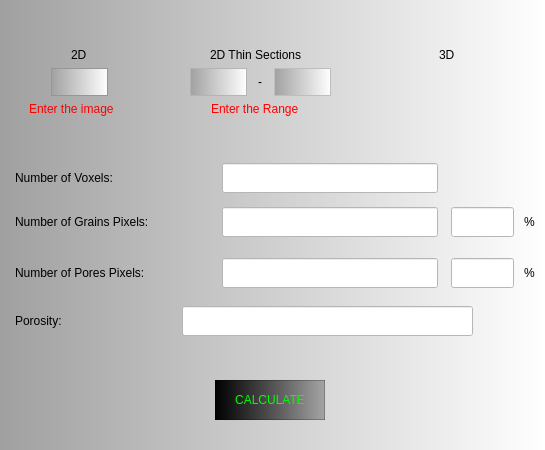
<?xml version="1.0" encoding="UTF-8"?>
<ui version="4.0">
 <class>screen_info</class>
 <widget class="QMainWindow" name="screen_info">
  <property name="geometry">
   <rect>
    <x>0</x>
    <y>0</y>
    <width>545</width>
    <height>450</height>
   </rect>
  </property>
  <property name="minimumSize">
   <size>
    <width>545</width>
    <height>450</height>
   </size>
  </property>
  <property name="maximumSize">
   <size>
    <width>545</width>
    <height>450</height>
   </size>
  </property>
  <property name="windowTitle">
   <string>Image Information</string>
  </property>
  <property name="windowIcon">
   <iconset>
    <normaloff>FotoJet.png</normaloff>FotoJet.png</iconset>
  </property>
  <property name="styleSheet">
   <string notr="true">background-color: qlineargradient(spread:pad, x1:0, y1:0, x2:1, y2:0, stop:0 rgba(160, 160, 160, 255), stop:1 rgba(255, 255, 255, 255));
</string>
  </property>
  <widget class="QWidget" name="centralwidget">
   <widget class="QLabel" name="label_grais_pixels">
    <property name="geometry">
     <rect>
      <x>15</x>
      <y>207</y>
      <width>205</width>
      <height>30</height>
     </rect>
    </property>
    <property name="styleSheet">
     <string notr="true">background-color:transparent;
font: 75 11pt &quot;Verdana&quot;;
color:rgb(0, 0, 0)</string>
    </property>
    <property name="text">
     <string>Number of Grains Pixels:</string>
    </property>
    <property name="alignment">
     <set>Qt::AlignLeading|Qt::AlignLeft|Qt::AlignVCenter</set>
    </property>
   </widget>
   <widget class="QLabel" name="label_number_pores_pixels">
    <property name="geometry">
     <rect>
      <x>15</x>
      <y>258</y>
      <width>206</width>
      <height>30</height>
     </rect>
    </property>
    <property name="styleSheet">
     <string notr="true">background-color:transparent;
font: 75 11pt &quot;Verdana&quot;;
color:rgb(0, 0, 0)</string>
    </property>
    <property name="text">
     <string>Number of Pores Pixels:</string>
    </property>
    <property name="alignment">
     <set>Qt::AlignLeading|Qt::AlignLeft|Qt::AlignVCenter</set>
    </property>
   </widget>
   <widget class="QLabel" name="label_3">
    <property name="geometry">
     <rect>
      <x>15</x>
      <y>306</y>
      <width>127</width>
      <height>30</height>
     </rect>
    </property>
    <property name="styleSheet">
     <string notr="true">background-color:transparent;
font: 75 11pt &quot;Verdana&quot;;
color:rgb(0, 0, 0)</string>
    </property>
    <property name="text">
     <string>Porosity: </string>
    </property>
    <property name="alignment">
     <set>Qt::AlignLeading|Qt::AlignLeft|Qt::AlignVCenter</set>
    </property>
   </widget>
   <widget class="QLineEdit" name="lineEdit_2D_info">
    <property name="enabled">
     <bool>false</bool>
    </property>
    <property name="geometry">
     <rect>
      <x>51</x>
      <y>68</y>
      <width>57</width>
      <height>28</height>
     </rect>
    </property>
    <property name="minimumSize">
     <size>
      <width>57</width>
      <height>28</height>
     </size>
    </property>
    <property name="maximumSize">
     <size>
      <width>57</width>
      <height>28</height>
     </size>
    </property>
    <property name="styleSheet">
     <string notr="true">color: rgb(0, 0, 0);
font: 75 10pt &quot;Verdana&quot;;
border:1px solid rgb(150, 150, 150);
</string>
    </property>
    <property name="inputMask">
     <string/>
    </property>
    <property name="maxLength">
     <number>4</number>
    </property>
    <property name="echoMode">
     <enum>QLineEdit::Normal</enum>
    </property>
    <property name="cursorPosition">
     <number>0</number>
    </property>
    <property name="alignment">
     <set>Qt::AlignCenter</set>
    </property>
    <property name="dragEnabled">
     <bool>false</bool>
    </property>
    <property name="cursorMoveStyle">
     <enum>Qt::VisualMoveStyle</enum>
    </property>
   </widget>
   <widget class="QRadioButton" name="radioButton_2d_sections_info">
    <property name="geometry">
     <rect>
      <x>190</x>
      <y>40</y>
      <width>180</width>
      <height>30</height>
     </rect>
    </property>
    <property name="minimumSize">
     <size>
      <width>180</width>
      <height>30</height>
     </size>
    </property>
    <property name="maximumSize">
     <size>
      <width>180</width>
      <height>30</height>
     </size>
    </property>
    <property name="sizeIncrement">
     <size>
      <width>30</width>
      <height>30</height>
     </size>
    </property>
    <property name="baseSize">
     <size>
      <width>30</width>
      <height>30</height>
     </size>
    </property>
    <property name="styleSheet">
     <string notr="true">font: 75 11pt &quot;Verdana&quot;;
background-color:transparent;
</string>
    </property>
    <property name="text">
     <string>2D Thin Sections</string>
    </property>
   </widget>
   <widget class="QLabel" name="label_erro_2d_thin_info">
    <property name="geometry">
     <rect>
      <x>211</x>
      <y>99</y>
      <width>121</width>
      <height>20</height>
     </rect>
    </property>
    <property name="styleSheet">
     <string notr="true">color:rgb(255, 0, 0);
font: 9pt &quot;Verdana&quot;;
background-color:transparent;
</string>
    </property>
    <property name="text">
     <string>Enter the Range</string>
    </property>
   </widget>
   <widget class="QLineEdit" name="lineEdit_range_left_info">
    <property name="enabled">
     <bool>false</bool>
    </property>
    <property name="geometry">
     <rect>
      <x>190</x>
      <y>68</y>
      <width>57</width>
      <height>28</height>
     </rect>
    </property>
    <property name="minimumSize">
     <size>
      <width>57</width>
      <height>28</height>
     </size>
    </property>
    <property name="maximumSize">
     <size>
      <width>57</width>
      <height>28</height>
     </size>
    </property>
    <property name="mouseTracking">
     <bool>true</bool>
    </property>
    <property name="tabletTracking">
     <bool>false</bool>
    </property>
    <property name="acceptDrops">
     <bool>true</bool>
    </property>
    <property name="layoutDirection">
     <enum>Qt::LeftToRight</enum>
    </property>
    <property name="styleSheet">
     <string notr="true">color:rgb(0, 0, 0);
font: 75 10pt &quot;Verdana&quot;;
border:1px solid rgb(180, 180, 180);
</string>
    </property>
    <property name="inputMask">
     <string/>
    </property>
    <property name="maxLength">
     <number>4</number>
    </property>
    <property name="cursorPosition">
     <number>0</number>
    </property>
    <property name="alignment">
     <set>Qt::AlignCenter</set>
    </property>
   </widget>
   <widget class="QRadioButton" name="radioButton_info_2d">
    <property name="geometry">
     <rect>
      <x>51</x>
      <y>40</y>
      <width>60</width>
      <height>30</height>
     </rect>
    </property>
    <property name="minimumSize">
     <size>
      <width>60</width>
      <height>30</height>
     </size>
    </property>
    <property name="maximumSize">
     <size>
      <width>60</width>
      <height>30</height>
     </size>
    </property>
    <property name="styleSheet">
     <string notr="true">font: 75 11pt &quot;Verdana&quot;;
background-color:transparent;</string>
    </property>
    <property name="text">
     <string>2D</string>
    </property>
   </widget>
   <widget class="QLineEdit" name="lineEdit_range_right_info">
    <property name="enabled">
     <bool>false</bool>
    </property>
    <property name="geometry">
     <rect>
      <x>274</x>
      <y>68</y>
      <width>57</width>
      <height>28</height>
     </rect>
    </property>
    <property name="minimumSize">
     <size>
      <width>57</width>
      <height>28</height>
     </size>
    </property>
    <property name="maximumSize">
     <size>
      <width>57</width>
      <height>28</height>
     </size>
    </property>
    <property name="mouseTracking">
     <bool>true</bool>
    </property>
    <property name="tabletTracking">
     <bool>false</bool>
    </property>
    <property name="acceptDrops">
     <bool>true</bool>
    </property>
    <property name="layoutDirection">
     <enum>Qt::LeftToRight</enum>
    </property>
    <property name="styleSheet">
     <string notr="true">color:rgb(0, 0, 0);
font: 75 10pt &quot;Verdana&quot;;
border:1px solid rgb(190, 190, 190);</string>
    </property>
    <property name="inputMask">
     <string/>
    </property>
    <property name="maxLength">
     <number>4</number>
    </property>
    <property name="cursorPosition">
     <number>0</number>
    </property>
    <property name="alignment">
     <set>Qt::AlignCenter</set>
    </property>
   </widget>
   <widget class="QRadioButton" name="radioButton_3d_info">
    <property name="geometry">
     <rect>
      <x>419</x>
      <y>40</y>
      <width>60</width>
      <height>30</height>
     </rect>
    </property>
    <property name="minimumSize">
     <size>
      <width>60</width>
      <height>30</height>
     </size>
    </property>
    <property name="maximumSize">
     <size>
      <width>60</width>
      <height>40</height>
     </size>
    </property>
    <property name="styleSheet">
     <string notr="true">font: 75 11pt &quot;Verdana&quot;;
background-color:transparent;</string>
    </property>
    <property name="text">
     <string>3D</string>
    </property>
   </widget>
   <widget class="QLabel" name="label_erro_2d_info">
    <property name="geometry">
     <rect>
      <x>29</x>
      <y>99</y>
      <width>120</width>
      <height>20</height>
     </rect>
    </property>
    <property name="styleSheet">
     <string notr="true">color:rgb(255, 0, 0);
font: 9pt &quot;Verdana&quot;;
background-color:transparent;
</string>
    </property>
    <property name="text">
     <string>Enter the image</string>
    </property>
   </widget>
   <widget class="QLabel" name="label_4">
    <property name="geometry">
     <rect>
      <x>250</x>
      <y>68</y>
      <width>20</width>
      <height>28</height>
     </rect>
    </property>
    <property name="styleSheet">
     <string notr="true">background-color:transparent;
font: 75 14pt &quot;Verdana&quot;;</string>
    </property>
    <property name="text">
     <string>-</string>
    </property>
    <property name="alignment">
     <set>Qt::AlignCenter</set>
    </property>
   </widget>
   <widget class="QPushButton" name="pushButton_calculate">
    <property name="geometry">
     <rect>
      <x>215</x>
      <y>380</y>
      <width>110</width>
      <height>40</height>
     </rect>
    </property>
    <property name="styleSheet">
     <string notr="true">QPushButton{
	font: 75 11pt &quot;Verdana&quot;;
	color: rgb(0, 255, 0);
	border:1px solid rgb(0, 0, 0, 60);
	background-color: qlineargradient(spread:pad, x1:0, y1:0, x2:1, y2:0, stop:0 rgba(0, 0, 0, 255), stop:1 rgba(0, 0, 0, 60));
	
}

QPushButton:hover{
	
	color: rgb(0, 0, 0);
	background-color: rgb(0, 152, 0);
}
</string>
    </property>
    <property name="text">
     <string>CALCULATE</string>
    </property>
   </widget>
   <widget class="QLineEdit" name="lineEdit_grains">
    <property name="enabled">
     <bool>false</bool>
    </property>
    <property name="geometry">
     <rect>
      <x>222</x>
      <y>207</y>
      <width>216</width>
      <height>30</height>
     </rect>
    </property>
    <property name="font">
     <font>
      <family>Verdana</family>
      <pointsize>10</pointsize>
     </font>
    </property>
    <property name="styleSheet">
     <string notr="true">background-color:rgb(255, 255, 255);</string>
    </property>
    <property name="alignment">
     <set>Qt::AlignCenter</set>
    </property>
   </widget>
   <widget class="QLineEdit" name="lineEdit_pores">
    <property name="enabled">
     <bool>false</bool>
    </property>
    <property name="geometry">
     <rect>
      <x>222</x>
      <y>258</y>
      <width>216</width>
      <height>30</height>
     </rect>
    </property>
    <property name="font">
     <font>
      <family>Verdana</family>
      <pointsize>10</pointsize>
     </font>
    </property>
    <property name="styleSheet">
     <string notr="true">background-color:rgb(255, 255, 255);</string>
    </property>
    <property name="alignment">
     <set>Qt::AlignCenter</set>
    </property>
   </widget>
   <widget class="QLineEdit" name="lineEdit_porosity">
    <property name="enabled">
     <bool>false</bool>
    </property>
    <property name="geometry">
     <rect>
      <x>182</x>
      <y>306</y>
      <width>291</width>
      <height>30</height>
     </rect>
    </property>
    <property name="font">
     <font>
      <family>Verdana</family>
      <pointsize>10</pointsize>
     </font>
    </property>
    <property name="styleSheet">
     <string notr="true">background-color:rgb(255, 255, 255);</string>
    </property>
    <property name="alignment">
     <set>Qt::AlignCenter</set>
    </property>
   </widget>
   <widget class="QLineEdit" name="lineEdit_percent_grains">
    <property name="enabled">
     <bool>false</bool>
    </property>
    <property name="geometry">
     <rect>
      <x>451</x>
      <y>207</y>
      <width>63</width>
      <height>30</height>
     </rect>
    </property>
    <property name="font">
     <font>
      <family>Verdana</family>
      <pointsize>10</pointsize>
     </font>
    </property>
    <property name="styleSheet">
     <string notr="true">background-color:rgb(255, 255, 255);</string>
    </property>
    <property name="alignment">
     <set>Qt::AlignCenter</set>
    </property>
   </widget>
   <widget class="QLineEdit" name="lineEdit_percent_pores">
    <property name="enabled">
     <bool>false</bool>
    </property>
    <property name="geometry">
     <rect>
      <x>451</x>
      <y>258</y>
      <width>63</width>
      <height>30</height>
     </rect>
    </property>
    <property name="font">
     <font>
      <family>Verdana</family>
      <pointsize>10</pointsize>
     </font>
    </property>
    <property name="styleSheet">
     <string notr="true">background-color:rgb(255, 255, 255);</string>
    </property>
    <property name="alignment">
     <set>Qt::AlignCenter</set>
    </property>
   </widget>
   <widget class="QLabel" name="label_5">
    <property name="geometry">
     <rect>
      <x>520</x>
      <y>207</y>
      <width>19</width>
      <height>30</height>
     </rect>
    </property>
    <property name="styleSheet">
     <string notr="true">background-color:transparent;
font: 75 11pt &quot;Verdana&quot;;
color:rgb(0, 0, 0)</string>
    </property>
    <property name="text">
     <string>%</string>
    </property>
    <property name="alignment">
     <set>Qt::AlignCenter</set>
    </property>
   </widget>
   <widget class="QLabel" name="label_7">
    <property name="geometry">
     <rect>
      <x>520</x>
      <y>258</y>
      <width>19</width>
      <height>30</height>
     </rect>
    </property>
    <property name="styleSheet">
     <string notr="true">background-color:transparent;
font: 75 11pt &quot;Verdana&quot;;
color:rgb(0, 0, 0)</string>
    </property>
    <property name="text">
     <string>%</string>
    </property>
    <property name="alignment">
     <set>Qt::AlignCenter</set>
    </property>
   </widget>
   <widget class="QLabel" name="label_pixels">
    <property name="geometry">
     <rect>
      <x>15</x>
      <y>163</y>
      <width>193</width>
      <height>30</height>
     </rect>
    </property>
    <property name="styleSheet">
     <string notr="true">background-color:transparent;
font: 75 11pt &quot;Verdana&quot;;
color:rgb(0, 0, 0)</string>
    </property>
    <property name="text">
     <string>Number of Voxels:</string>
    </property>
    <property name="alignment">
     <set>Qt::AlignLeading|Qt::AlignLeft|Qt::AlignVCenter</set>
    </property>
   </widget>
   <widget class="QLineEdit" name="lineEdit_pixels">
    <property name="enabled">
     <bool>false</bool>
    </property>
    <property name="geometry">
     <rect>
      <x>222</x>
      <y>163</y>
      <width>216</width>
      <height>30</height>
     </rect>
    </property>
    <property name="font">
     <font>
      <family>Verdana</family>
      <pointsize>10</pointsize>
     </font>
    </property>
    <property name="styleSheet">
     <string notr="true">background-color:rgb(255, 255, 255);</string>
    </property>
    <property name="alignment">
     <set>Qt::AlignCenter</set>
    </property>
   </widget>
  </widget>
 </widget>
 <resources/>
 <connections/>
</ui>
